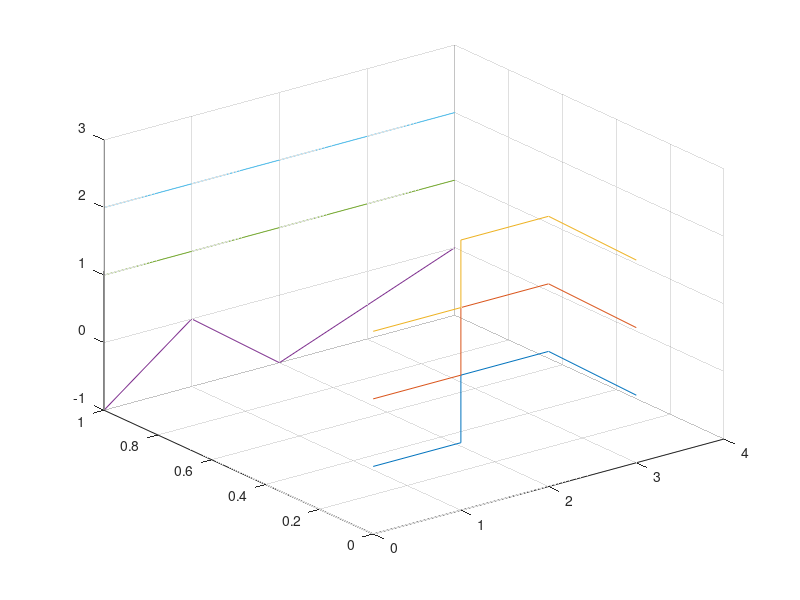

Write the MATLAB code that produced this figure. (Note: this script raises an error after producing the figure.)
clear all
close all
clc
%% point definition
P(1,1,1,:)=[ 0 0 0 ]; P(2,1,1,:)=[ 1 0 0 ];  P(3,1,1,:)=[ 1 0 1 ];  P(4,1,1,:)=[ 2 0 1  ];  P(5,1,1,:)=[ 3 0 0 ];
P(1,1,2,:)=[ 0 0 1 ]; P(2,1,2,:)=[ 1 0 1 ];  P(3,1,2,:)=[ 1 0 2 ];  P(4,1,2,:)=[ 2 0 2  ];  P(5,1,2,:)=[ 3 0 1 ];
P(1,1,3,:)=[ 0 0 2 ]; P(2,1,3,:)=[ 1 0 2 ];  P(3,1,3,:)=[ 1 0 3 ];  P(4,1,3,:)=[ 2 0 3  ];  P(5,1,3,:)=[ 3 0 2 ];

P(1,2,1,:)=[ 0 1 -1 ];P(2,2,1,:)=[ 1 1 0 ];  P(3,2,1,:)=[ 1 1 0 ];  P(4,2,1,:)=[ 2 1 -1  ];  P(5,2,1,:)=[ 4 1 0 ];
P(1,2,2,:)=[ 0 1 1 ]; P(2,2,2,:)=[ 1 1 1 ];  P(3,2,2,:)=[ 2 1 1 ];  P(4,2,2,:)=[ 3 1 1  ];  P(5,2,2,:)=[ 4 1 1 ];
P(1,2,3,:)=[ 0 1 2 ]; P(2,2,3,:)=[ 1 1 2 ];  P(3,2,3,:)=[ 2 1 2 ];  P(4,2,3,:)=[ 3 1 2  ];  P(5,2,3,:)=[ 4 1 2 ];

figure
plot3(P(:,1,1,1), P(:,1,1,2),P(:,1,1,3),P(:,1,2,1), P(:,1,2,2),P(:,1,2,3),P(:,1,3,1), P(:,1,3,2),P(:,1,3,3));grid on;hold on
plot3(P(:,2,1,1), P(:,2,1,2),P(:,2,1,3),P(:,2,2,1), P(:,2,2,2),P(:,2,2,3),P(:,2,3,1), P(:,2,3,2),P(:,2,3,3));grid on
%% automatic cefinition of equispaced knot 
pu=3; % degree of curve u
U=zeros(1,numel(P(:,1,1,1))+pu+1);
U(end-pu:end)=1;
mid=numel(U)-2*pu-2;
for i=1:mid
    U(i+pu+1)=1/(mid+1)*i;
end

pv=1;
V=zeros(1,numel(P(1,:,1,1))+pv+1);
V(end-pv:end)=1;
mid=numel(V)-2*pv-2;
for i=1:mid
    V(i+pv+1)=1/(mid+1)*i;
end

pw=2;
W=zeros(1,numel(P(1,1,:,1))+pw+1);
W(end-pw:end)=1;
mid=numel(W)-2*pw-2;
for i=1:mid
    W(i+pw+1)=1/(mid+1)*i;
end

u=[0:0.1:1-0.1];
v=u;
w=u;
%%
pu=2;
U=[0 0 0 1/3 2/3 1 1 1];
pv=1;
V=[0 0 1 1];
pw=2;
W=[0 0 0 1 1 1];

u=[0:0.1:1-0.1];
v=u;
w=u;

%%
for iw=1:numel(w)
    for iv=1:numel(v)
        for iu=1:numel(u)
            X(iu,iv,iw)=0;
            Y(iu,iv,iw)=0;
            Z(iu,iv,iw)=0; 
            for i=1:numel(P(:,1,1,1))
                n2=[0;0;0];
                    for j=1:numel(P(1,:,1,1))
                        n=0;
                        for k=1:numel(P(1,1,:,1))
                            p(1:3,1)=P(i,j,k,:);
                            n=n+Nip(k,w(iw),pw,W)*p;
                        end
                        n2=n2+n*Nip(j,v(iv),pv,V);
                    end
                X(iu,iv,iw)=X(iu,iv,iw)+n2(1)*Nip(i,u(iu),pu,U);
                Y(iu,iv,iw)=Y(iu,iv,iw)+n2(2)*Nip(i,u(iu),pu,U);
                Z(iu,iv,iw)=Z(iu,iv,iw)+n2(3)*Nip(i,u(iu),pu,U);
            end                
        end
     end
end

%% u direction
figure
for iw=1:numel(w)
    for iv=1:numel(v)
        plot3(  X(:,iv,iw),Y(:,iv,iw),Z(:,iv,iw),'--b'  );hold on;grid on
    end
end
%% v direction
for iv=1:numel(v)
    for iu=1:numel(u)
        x(:)=X(iu,iv,:);
        y(:)=Y(iu,iv,:);
        z(:)=Z(iu,iv,:);
        plot3(  x,y,z,'--r'  );hold on;grid
    end
end
%% w direction
for iu=1:numel(u)
    for iw=1:numel(w)
        x(:)=X(iu,:,iw);
        y(:)=Y(iu,:,iw);
        z(:)=Z(iu,:,iw);
        plot3(  x,y,z,'--g'  );hold on;grid
    end
end
